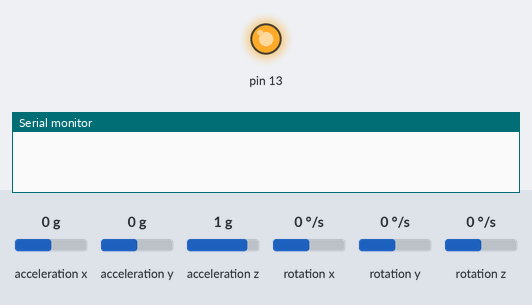
A sketch run on a simulated Arduino Uno, built with avr-gcc and run on an emulated ATmega328P. Parts: output pins drawn as LEDs (lit = HIGH), the last lines printed to the serial monitor. Wiring (inferred from the names in the program): MPU-6050 motion sensor at I2C address 0x68. Inputs (shaded band) come from the test bench; at power-on: acceleration z 1 g, acceleration x 0 g, acceleration y 0 g, rotation x 0 °/s, rotation y 0 °/s, rotation z 0 °/s.

Above: at 0.1 s.
At 7.9 s:
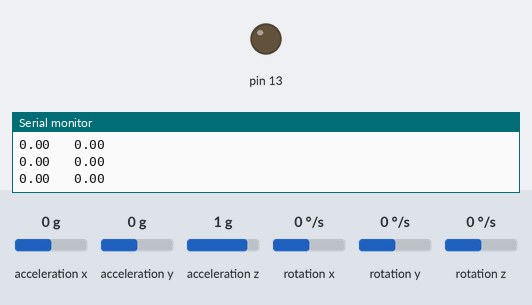
8.0 s: acceleration z set to 0 g
Timing chart, 0 to 11.0 s (numbered marks = the images above; inputs shaded):
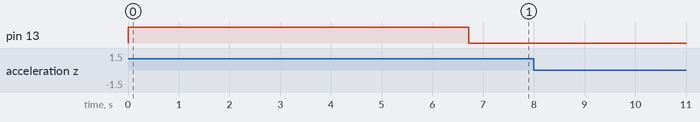

The sketch:

imu_and_pid.ino
```cpp
#include <Wire.h>

//TODO(): accelerometer offset correction (may be soldered a bit crooced, put it on level surface and mesure offset, than edit the 2 numbers)

long gyro_x_cal, gyro_y_cal, gyro_z_cal;
long loop_timer;

float angle_pitch, angle_roll;
float angle_pitch_output, angle_roll_output;

boolean first_loop;

int reciever_pitch;
int reciever_roll;

float gyro_roll_input;
float gyro_roll;

int pid_max_roll = 255;
int pid_i_gain_roll = 1;
int pid_d_gain_roll = 1;
int pid_p_gain_roll = 1;

float pid_last_roll_d_error = 0;

float pid_i_mem_roll = 0;

void setup() {
  // put your setup code here, to run once:

  Serial.begin(2000000);

  pinMode(13, OUTPUT);
  digitalWrite(13, HIGH);

  angle_pitch = 0;
  angle_roll = 0;
  first_loop = true;
  angle_pitch_output = 0;
  angle_roll_output = 0;

  reciever_pitch = 0;  //MIN=0 MAX=255
  reciever_roll = 0;

  gyro_roll_input = 0;
  gyro_roll = 0;

  setupMPU(); //just so it usees 500°/s and 8g

  gyroCalibration(); //it will just set global gyro_x_cal values (for the 3 axis) (values are in °/s*65.5)

  digitalWrite(13, LOW);

  loop_timer = micros(); //loop starts from now on
}

void loop() {
  // put your main code here, to run repeatedly:


  calculateQuadAngles(); //just setes global angle_pitch and angle_roll values to current pitch and roll of the quadcotper (vlues are in °)

  //To dampen the pitch and roll angles a complementary filter is used
  angle_pitch_output = angle_pitch * 15; //0-35 * 15 == 0-525
  angle_roll_output = angle_roll * 15;

  float pid_pitch_setpoint = 0;
  pid_pitch_setpoint -= angle_pitch_output;
  pid_pitch_setpoint /= 3.0;

  gyro_roll_input = (gyro_roll_input * 0.7) + ((gyro_roll / 65.5) * 0.3);

  calculatePID(pid_pitch_setpoint);


  if(angle_pitch_output>=20){
    digitalWrite(13,HIGH);
  }else{
    digitalWrite(13,LOW);
  }

  //Serial.println(String(angle_pitch_output)+"   "+String(angle_roll_output));

  if(micros() - loop_timer >= 4000){
    Serial.println("Lag");
  }
  while(micros() - loop_timer < 4000);                                 //Wait until the loop_timer reaches 4000us (250Hz) before starting the next loop
  loop_timer = micros();                                               //Reset the loop timer

}


void setupMPU(){
  //Activate the MPU-6050
  Wire.beginTransmission(0x68);                                        //Start communicating with the MPU-6050
  Wire.write(0x6B);                                                    //Send the requested starting register
  Wire.write(0x00);                                                    //Set the requested starting register
  Wire.endTransmission();                                              //End the transmission
  //Configure the accelerometer (+/-8g)
  Wire.beginTransmission(0x68);                                        //Start communicating with the MPU-6050
  Wire.write(0x1C);                                                    //Send the requested starting register
  Wire.write(0x10);                                                    //Set the requested starting register
  Wire.endTransmission();                                              //End the transmission
  //Configure the gyro (500dps full scale)
  Wire.beginTransmission(0x68);                                        //Start communicating with the MPU-6050
  Wire.write(0x1B);                                                    //Send the requested starting register
  Wire.write(0x08);                                                    //Set the requested starting register
  Wire.endTransmission();                                              //End the transmission
}

void readMPUdata(int raw_gyro_data[], long raw_acc_data[]){

  Wire.beginTransmission(0x68);                                        //Start communicating with the MPU-6050
  Wire.write(0x3B);                                                    //Send the requested starting register
  Wire.endTransmission();                                              //End the transmission
  Wire.requestFrom(0x68,14);                                           //Request 14 bytes from the MPU-6050
  while(Wire.available() < 14);                                        //Wait until all the bytes are received
  raw_acc_data[0] = Wire.read()<<8|Wire.read();                                  //Add the low and high byte to the acc_x variable
  raw_acc_data[1] = Wire.read()<<8|Wire.read();                                  //Add the low and high byte to the acc_y variable
  raw_acc_data[2] = Wire.read()<<8|Wire.read();                                  //Add the low and high byte to the acc_z variable
  float temperature = Wire.read()<<8|Wire.read();
  raw_gyro_data[0] = Wire.read()<<8|Wire.read();                                 //Add the low and high byte to the gyro_x variable
  raw_gyro_data[1] = Wire.read()<<8|Wire.read();                                 //Add the low and high byte to the gyro_y variable
  raw_gyro_data[2] = Wire.read()<<8|Wire.read();                                 //Add the low and high byte to the gyro_z variable

  return;
}

void gyroCalibration(){
  int raw_gyro_data[] = {1,1,1,};
  long raw_acc_data[] = {1,1,1,};

  for (int cal_int = 0; cal_int < 2000 ; cal_int ++){                  //Run this code 2000 times
    readMPUdata(raw_gyro_data, raw_acc_data);                                             //Read the raw acc and gyro data from the MPU-6050
    gyro_x_cal += raw_gyro_data[0];                                              //Add the gyro x-axis offset to the gyro_x_cal variable
    gyro_y_cal += raw_gyro_data[1];                                              //Add the gyro y-axis offset to the gyro_y_cal variable
    gyro_z_cal += raw_gyro_data[2];                                              //Add the gyro z-axis offset to the gyro_z_cal variable
    delay(3);                                                          //Delay 3us to simulate the 250Hz program loop
  }
  gyro_x_cal /= 2000;                                                  //Divide the gyro_x_cal variable by 2000 to get the avarage offset
  gyro_y_cal /= 2000;                                                  //Divide the gyro_y_cal variable by 2000 to get the avarage offset
  gyro_z_cal /= 2000;                                                  //Divide the gyro_z_cal variable by 2000 to get the avarage offset


}

void calculateQuadAngles(){
  int raw_gyro_data[] = {1,1,1};
  long raw_acc_data[] = {1,1,1};
  readMPUdata(raw_gyro_data, raw_acc_data);

  //za PID odstet
  gyro_roll = raw_gyro_data[0];

  raw_gyro_data[0] -= gyro_x_cal;
  raw_gyro_data[1] -= gyro_y_cal;
  raw_gyro_data[2] -= gyro_z_cal;

  //Serial.println(String(raw_gyro_data[0]) +"   "+String(raw_gyro_data[1])+"   "+String(raw_gyro_data[2]));

  //Gyro angle calculations
  //0.0000611 = 1 / (250Hz / 65.5)
  angle_pitch += raw_gyro_data[0] * 0.0000611;                                   //Calculate the traveled pitch angle and add this to the angle_pitch variable
  angle_roll += raw_gyro_data[1] * 0.0000611;                                    //Calculate the traveled roll angle and add this to the angle_roll variable


  //0.000001066 = 0.0000611 * (3.142(PI) / 180degr) The Arduino sin function is in radians
  angle_pitch += angle_roll * sin(raw_gyro_data[2] * 0.000001066);               //If the IMU has yawed transfer the roll angle to the pitch angel
  angle_roll -= angle_pitch * sin(raw_gyro_data[2] * 0.000001066);               //If the IMU has yawed transfer the pitch angle to the roll angel

  //Accelerometer angle calculations
  float acc_total_vector = sqrt( (raw_acc_data[0]*raw_acc_data[0]) + (raw_acc_data[1]*raw_acc_data[1]) + (raw_acc_data[2]*raw_acc_data[2]));  //Calculate the total accelerometer vector

  //57.296 = 1 / (3.142 / 180) The Arduino asin function is in radians
  float angle_pitch_acc = asin(raw_acc_data[1]/acc_total_vector)* 57.296;       //Calculate the pitch angle
  float angle_roll_acc = asin(raw_acc_data[0]/acc_total_vector)* -57.296;       //Calculate the roll angle

  //Serial.println(String(angle_pitch_acc)+"   "+String(angle_roll_acc));

  //Place the MPU-6050 spirit level and note the values in the following two lines for calibration
  angle_pitch_acc -= 0.0;                                              //Accelerometer calibration value for pitch
  angle_roll_acc -= 0.0;                                               //Accelerometer calibration value for roll

  if(!first_loop){                                                 //If the IMU is already started
    angle_pitch = angle_pitch * 0.9996 + angle_pitch_acc * 0.0004;     //Correct the drift of the gyro pitch angle with the accelerometer pitch angle
    angle_roll = angle_roll * 0.9996 + angle_roll_acc * 0.0004;        //Correct the drift of the gyro roll angle with the accelerometer roll angle
  }
  else{                                                                //At first start
    angle_pitch = angle_pitch_acc;                                     //Set the gyro pitch angle equal to the accelerometer pitch angle
    angle_roll = angle_roll_acc;                                       //Set the gyro roll angle equal to the accelerometer roll angle
    first_loop = false;                                            //Set the IMU started flag
  }

  Serial.println(String(angle_pitch) +"   "+String(angle_roll));

}


void calculatePID(float pid_pitch_setpoint){

  //Roll calculations
  float pid_error_temp = gyro_roll_input - pid_pitch_setpoint; //error between mpu and reciever (0<error<1500?)    in  ° and °
  pid_i_mem_roll += pid_i_gain_roll * pid_error_temp;   // I -controler (error*I-gain)

  if(pid_i_mem_roll > pid_max_roll)pid_i_mem_roll = pid_max_roll; //to prevent it going out of conrol we need to limit it
  else if(pid_i_mem_roll < pid_max_roll * -1)pid_i_mem_roll = pid_max_roll * -1; //MAX == 400

  //complete PID is calculated (error*P_gain)+(I_controler)+((error-last_error)*D_gain)
  float pid_output_roll = pid_p_gain_roll * pid_error_temp + pid_i_mem_roll + pid_d_gain_roll * (pid_error_temp - pid_last_roll_d_error);
  // P and D may still cause some extreme outputs so they are limited to MAX (400ms pusle)
  if(pid_output_roll > pid_max_roll)pid_output_roll = pid_max_roll;
  else if(pid_output_roll < pid_max_roll * -1)pid_output_roll = pid_max_roll * -1;

  pid_last_roll_d_error = pid_error_temp;// just for the D_controller

}
```
